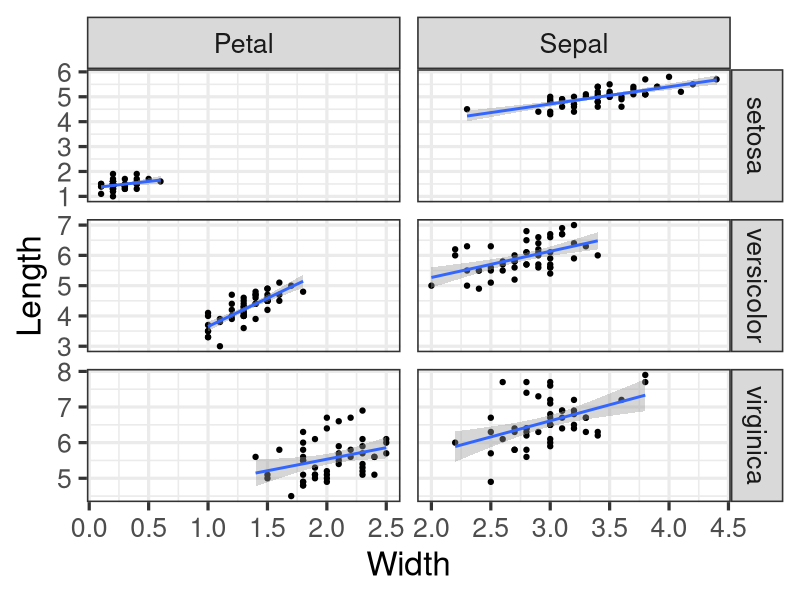

Reproduce this figure in R.
## ---- chunk 1
data(iris)
library(reshape2)
library(ggplot2)
# We first need to add a column to keep track of the flower
iris$flower_id <- rownames(iris)
# Default options
iris_melted <- melt(iris)
# We first split that variable to get the columns we need
split_variable <- strsplit(as.character(iris_melted$variable), split = "\\.")
# Create two new variables
iris_melted$flower_part <- sapply(split_variable, "[", 1)
iris_melted$measurement_type <- sapply(split_variable, "[", 2)
# Remove the one we don't need anymore
iris_melted$variable <- NULL
iris_cast <- dcast(iris_melted, formula = flower_id + Species + flower_part ~ measurement_type)
## ---- chunk 2
ggplot(data=iris_cast, aes(x=Width, y=Length))+ # Add points and use free scales in the facet
  geom_point()+facet_grid(Species~flower_part, scale="free")+
  # Add a regression line
  geom_smooth(method="lm")+
  # Use the black/white theme and increase the font size
  theme_bw(base_size=24)
